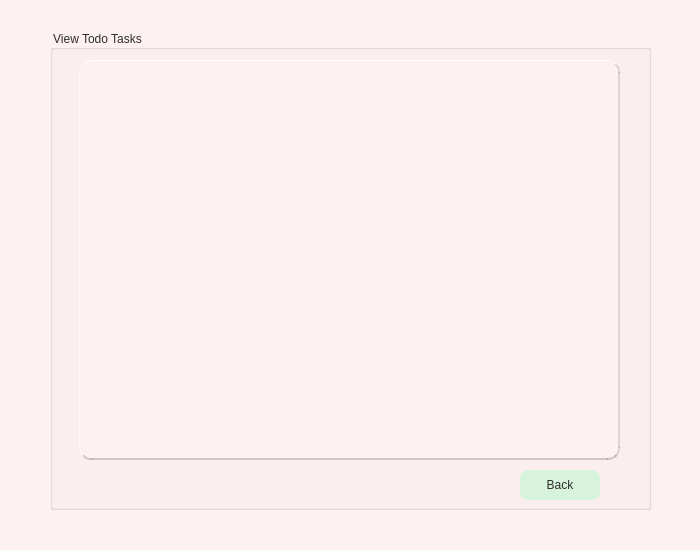
<?xml version="1.0" encoding="UTF-8"?>
<ui version="4.0">
 <class>viewtodopage</class>
 <widget class="QWidget" name="viewtodopage">
  <property name="geometry">
   <rect>
    <x>0</x>
    <y>0</y>
    <width>700</width>
    <height>550</height>
   </rect>
  </property>
  <property name="windowTitle">
   <string>Form</string>
  </property>
  <property name="styleSheet">
   <string notr="true">QFrame {
    background-color: white;
    border-radius: 12px;
    border-top: 1px solid rgba(255, 255, 255, 0.9);
    border-left: 1px solid rgba(255, 255, 255, 0.7);
    border-bottom: 2px solid rgba(0, 0, 0, 0.18);
    border-right: 2px solid rgba(0, 0, 0, 0.12);
}
QWidget {
    background-color: #fdf1f1;   /* pastel pink background */
    color: #2e2e2e;              /* charcoal text */
}

QPushButton {
    background-color: #d8f3dc;   /* mint green buttons */
    color: #2e2e2e;              /* dark text */
   
    border-radius: 8px;
    padding: 8px;
}

QPushButton:pressed {
    background-color: #fff5e1;   /* soft cream when pressed */
}
QDateEdit{
 background-color:white;
}
QTimeEdit
{
background-color:white;
}
QPlainTextEdit
{
background-color:white;
}
QComboBox
{
background-color:white;
}

</string>
  </property>
  <widget class="QGroupBox" name="groupBox">
   <property name="geometry">
    <rect>
     <x>50</x>
     <y>30</y>
     <width>601</width>
     <height>480</height>
    </rect>
   </property>
   <property name="title">
    <string>View Todo Tasks</string>
   </property>
   <widget class="QPushButton" name="btnBack">
    <property name="geometry">
     <rect>
      <x>470</x>
      <y>440</y>
      <width>80</width>
      <height>30</height>
     </rect>
    </property>
    <property name="text">
     <string>Back</string>
    </property>
   </widget>
   <widget class="QTableWidget" name="tableWidget">
    <property name="geometry">
     <rect>
      <x>29</x>
      <y>30</y>
      <width>541</width>
      <height>400</height>
     </rect>
    </property>
   </widget>
  </widget>
 </widget>
 <resources/>
 <connections/>
</ui>
